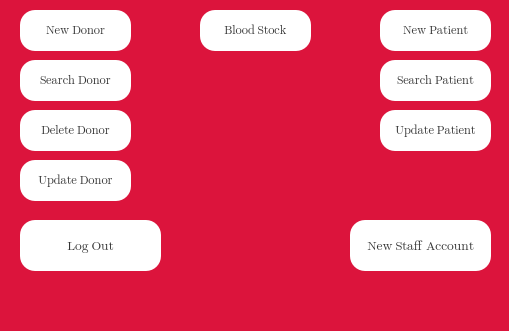
<?xml version="1.0" encoding="UTF-8"?>
<ui version="4.0">
 <class>HomePage</class>
 <widget class="QMainWindow" name="HomePage">
  <property name="geometry">
   <rect>
    <x>0</x>
    <y>0</y>
    <width>509</width>
    <height>331</height>
   </rect>
  </property>
  <property name="windowTitle">
   <string>MainWindow</string>
  </property>
  <property name="styleSheet">
   <string notr="true">*{
background:#dc143c;
}</string>
  </property>
  <widget class="QWidget" name="centralwidget">
   <widget class="QPushButton" name="pushButto_logOut">
    <property name="geometry">
     <rect>
      <x>20</x>
      <y>220</y>
      <width>141</width>
      <height>51</height>
     </rect>
    </property>
    <property name="font">
     <font>
      <family>Segoe UI Emoji</family>
      <pointsize>10</pointsize>
      <weight>50</weight>
      <bold>false</bold>
     </font>
    </property>
    <property name="styleSheet">
     <string notr="true">*{
color:#333;
background:white;
border-radius:15px
}</string>
    </property>
    <property name="text">
     <string>Log Out</string>
    </property>
   </widget>
   <widget class="QPushButton" name="pushButton_deleteDonor">
    <property name="geometry">
     <rect>
      <x>20</x>
      <y>110</y>
      <width>111</width>
      <height>41</height>
     </rect>
    </property>
    <property name="font">
     <font>
      <family>Segoe UI Emoji</family>
      <pointsize>9</pointsize>
      <weight>50</weight>
      <bold>false</bold>
     </font>
    </property>
    <property name="styleSheet">
     <string notr="true">*{
color:#333;
background:white;
border-radius:15px
}</string>
    </property>
    <property name="text">
     <string>Delete Donor</string>
    </property>
   </widget>
   <widget class="QPushButton" name="pushButton_updateDonor">
    <property name="geometry">
     <rect>
      <x>20</x>
      <y>160</y>
      <width>111</width>
      <height>41</height>
     </rect>
    </property>
    <property name="font">
     <font>
      <family>Segoe UI Emoji</family>
      <pointsize>9</pointsize>
      <weight>50</weight>
      <bold>false</bold>
     </font>
    </property>
    <property name="styleSheet">
     <string notr="true">*{
color:#333;
background:white;
border-radius:15px
}</string>
    </property>
    <property name="text">
     <string>Update Donor</string>
    </property>
   </widget>
   <widget class="QPushButton" name="pushButton_searchDonor">
    <property name="geometry">
     <rect>
      <x>20</x>
      <y>60</y>
      <width>111</width>
      <height>41</height>
     </rect>
    </property>
    <property name="font">
     <font>
      <family>Segoe UI Emoji</family>
      <pointsize>9</pointsize>
      <weight>50</weight>
      <bold>false</bold>
     </font>
    </property>
    <property name="styleSheet">
     <string notr="true">*{
color:#333;
background:white;
border-radius:15px
}</string>
    </property>
    <property name="text">
     <string>Search Donor</string>
    </property>
   </widget>
   <widget class="QPushButton" name="pushButton_addDonor">
    <property name="geometry">
     <rect>
      <x>20</x>
      <y>10</y>
      <width>111</width>
      <height>41</height>
     </rect>
    </property>
    <property name="font">
     <font>
      <family>Segoe UI Emoji</family>
      <pointsize>9</pointsize>
      <weight>50</weight>
      <bold>false</bold>
     </font>
    </property>
    <property name="styleSheet">
     <string notr="true">*{
color:#333;
background:white;
border-radius:15px
}</string>
    </property>
    <property name="text">
     <string>New Donor</string>
    </property>
   </widget>
   <widget class="QPushButton" name="pushButton_bloodStock">
    <property name="geometry">
     <rect>
      <x>200</x>
      <y>10</y>
      <width>111</width>
      <height>41</height>
     </rect>
    </property>
    <property name="font">
     <font>
      <family>Segoe UI Emoji</family>
      <pointsize>9</pointsize>
      <weight>50</weight>
      <bold>false</bold>
     </font>
    </property>
    <property name="styleSheet">
     <string notr="true">*{
color:#333;
background:white;
border-radius:15px
}</string>
    </property>
    <property name="text">
     <string>Blood Stock</string>
    </property>
   </widget>
   <widget class="QPushButton" name="pushButton_addPatient">
    <property name="geometry">
     <rect>
      <x>380</x>
      <y>10</y>
      <width>111</width>
      <height>41</height>
     </rect>
    </property>
    <property name="font">
     <font>
      <family>Segoe UI Emoji</family>
      <pointsize>9</pointsize>
      <weight>50</weight>
      <bold>false</bold>
     </font>
    </property>
    <property name="styleSheet">
     <string notr="true">*{
color:#333;
background:white;
border-radius:15px
}</string>
    </property>
    <property name="text">
     <string>New Patient</string>
    </property>
   </widget>
   <widget class="QPushButton" name="pushButton_searchPatient">
    <property name="geometry">
     <rect>
      <x>380</x>
      <y>60</y>
      <width>111</width>
      <height>41</height>
     </rect>
    </property>
    <property name="font">
     <font>
      <family>Segoe UI Emoji</family>
      <pointsize>9</pointsize>
      <weight>50</weight>
      <bold>false</bold>
      <stylestrategy>PreferAntialias</stylestrategy>
     </font>
    </property>
    <property name="autoFillBackground">
     <bool>false</bool>
    </property>
    <property name="styleSheet">
     <string notr="true">*{
color:#333;
background:white;
border-radius:15px
}</string>
    </property>
    <property name="text">
     <string>Search Patient</string>
    </property>
   </widget>
   <widget class="QPushButton" name="pushButton_updatePatient">
    <property name="geometry">
     <rect>
      <x>380</x>
      <y>110</y>
      <width>111</width>
      <height>41</height>
     </rect>
    </property>
    <property name="font">
     <font>
      <family>Segoe UI Emoji</family>
      <pointsize>9</pointsize>
      <weight>50</weight>
      <bold>false</bold>
     </font>
    </property>
    <property name="styleSheet">
     <string notr="true">*{
color:#333;
background:white;
border-radius:15px
}</string>
    </property>
    <property name="text">
     <string>Update Patient</string>
    </property>
   </widget>
   <widget class="QPushButton" name="pushButto_createStaffAccount">
    <property name="geometry">
     <rect>
      <x>350</x>
      <y>220</y>
      <width>141</width>
      <height>51</height>
     </rect>
    </property>
    <property name="font">
     <font>
      <family>Segoe UI Emoji</family>
      <pointsize>10</pointsize>
      <weight>50</weight>
      <bold>false</bold>
     </font>
    </property>
    <property name="styleSheet">
     <string notr="true">*{
color:#333;
background:white;
border-radius:15px
}</string>
    </property>
    <property name="text">
     <string>New Staff Account</string>
    </property>
   </widget>
  </widget>
  <widget class="QMenuBar" name="menubar">
   <property name="geometry">
    <rect>
     <x>0</x>
     <y>0</y>
     <width>509</width>
     <height>25</height>
    </rect>
   </property>
  </widget>
  <widget class="QStatusBar" name="statusbar"/>
 </widget>
 <resources/>
 <connections/>
</ui>
